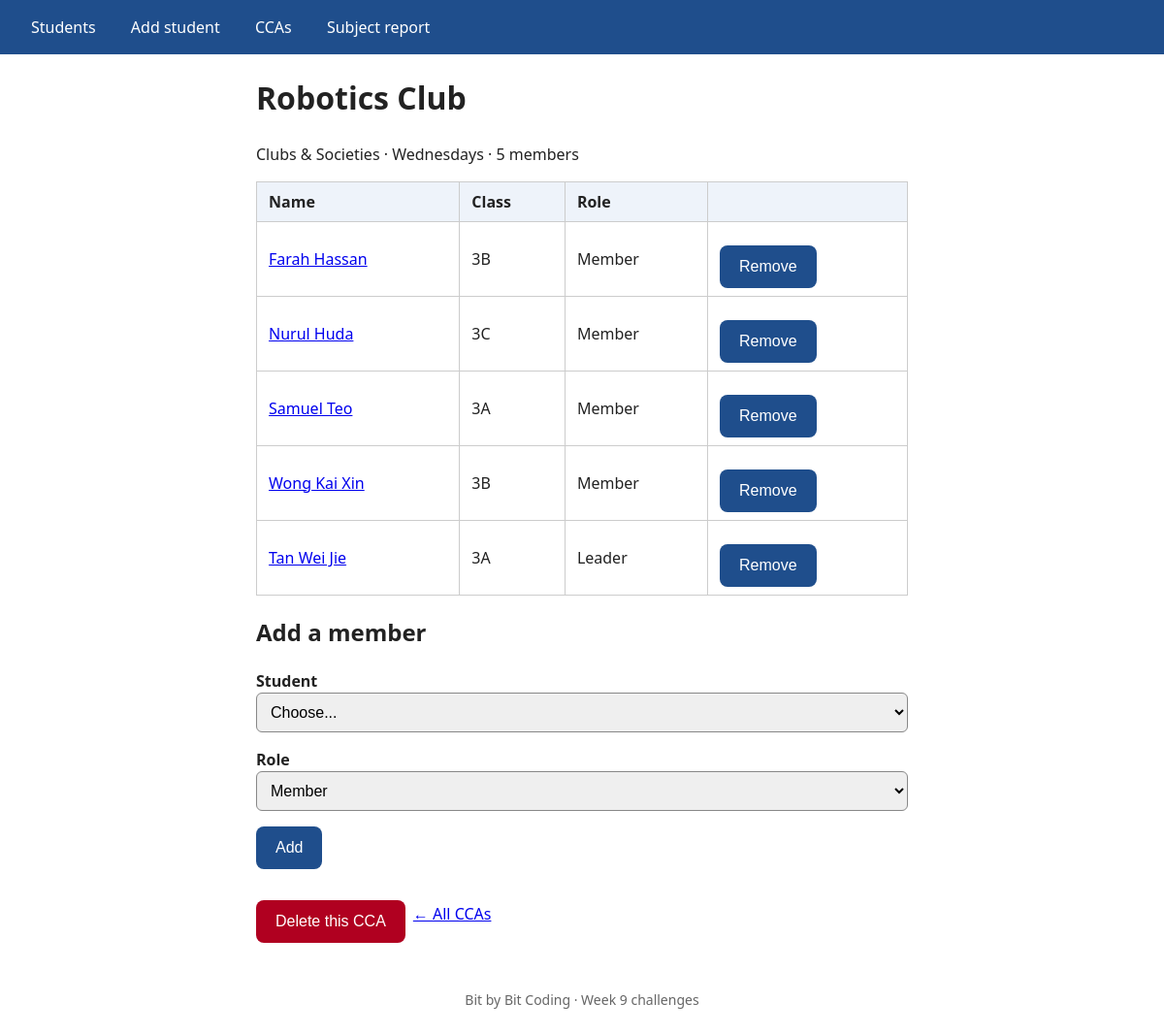
/ccas/1, run on the app's committed database.
### tables this page shows
CREATE TABLE ccas (
    cca_id      INTEGER PRIMARY KEY,
    name        TEXT NOT NULL UNIQUE,
    category    TEXT NOT NULL,
    day         TEXT NOT NULL
);

CREATE TABLE student_cca (
    student_id  INTEGER NOT NULL,
    cca_id      INTEGER NOT NULL,
    role        TEXT NOT NULL DEFAULT 'Member',
    PRIMARY KEY (student_id, cca_id),
    FOREIGN KEY (student_id) REFERENCES students (student_id),
    FOREIGN KEY (cca_id) REFERENCES ccas (cca_id)
);

CREATE TABLE students (
    student_id  INTEGER PRIMARY KEY,
    name        TEXT NOT NULL,
    class       TEXT NOT NULL,
    gender      TEXT NOT NULL CHECK (gender IN ('M', 'F')),
    dob         TEXT NOT NULL,           -- YYYY-MM-DD
    email       TEXT                     -- NULL if not provided
);

### week-09-flask-sqlite-crud/Answers/challenges-1-3-school/app.py (the view)
@app.route("/ccas/<int:cca_id>")
def cca(cca_id):
    db = get_db()
    c = get_cca_or_404(cca_id)
    members = db.execute("""
        SELECT s.student_id, s.name, s.class, sc.role
        FROM student_cca AS sc JOIN students AS s ON s.student_id = sc.student_id
        WHERE sc.cca_id = ? ORDER BY sc.role DESC, s.name
    """, (cca_id,)).fetchall()
    available = db.execute("""
        SELECT student_id, name, class FROM students
        WHERE student_id NOT IN (SELECT student_id FROM student_cca WHERE cca_id = ?)
        ORDER BY class, name
    """, (cca_id,)).fetchall()
    return render_template("cca.html", c=c, members=members, available=available, roles=ROLES)

### week-09-flask-sqlite-crud/Answers/challenges-1-3-school/app.py (called while the page is built)
def get_cca_or_404(cca_id):
    cca = get_db().execute("SELECT * FROM ccas WHERE cca_id = ?", (cca_id,)).fetchone()
    if cca is None:
        abort(404)
    return cca

### week-09-flask-sqlite-crud/Answers/challenges-1-3-school/db.py (called while the page is built)
def get_db():
    if "db" not in g:
        g.db = sqlite3.connect(current_app.config["DATABASE"])
        g.db.row_factory = sqlite3.Row            # rows behave like dictionaries: row["name"]
        g.db.execute("PRAGMA foreign_keys = ON")   # must be switched on for EVERY connection
    return g.db

### week-09-flask-sqlite-crud/Answers/challenges-1-3-school/templates/cca.html (shortened to what this page needs)
{% extends "base.html" %}
{% block content %}
<h1>{{ c.name }}</h1>
<p>{{ c.category }} · {{ c.day }}s · {{ members|length }} member{{ 's' if members|length != 1 }}</p>
{% if members %}
<table>
  <tr><th>Name</th><th>Class</th><th>Role</th><th></th></tr>
  {% for m in members %}
  <tr>
    <td><a href="{{ url_for('student', student_id=m.student_id) }}">{{ m.name }}</a></td>
    <td>{{ m['class'] }}</td><td>{{ m.role }}</td>
    <td><form method="post" action="{{ url_for('leave', cca_id=c.cca_id, student_id=m.student_id) }}"><button type="submit">Remove</button></form></td>
  </tr>
  {% endfor %}
</table>
{% else %}
<p class="muted">Nobody has joined yet.</p>
{% endif %}
<h2>Add a member</h2>
<form method="post" action="{{ url_for('join', cca_id=c.cca_id) }}">
  <label for="student_id">Student</label>
  <select id="student_id" name="student_id">
    <option value="">Choose...</option>
  </select>
  <label for="role">Role</label>
  <select id="role" name="role">{% for r in roles %}<option>{{ r }}</option>{% endfor %}</select>
  <button type="submit">Add</button>
</form>
<div class="actions">
  <form method="post" action="{{ url_for('delete_cca', cca_id=c.cca_id) }}"><button class="danger" type="submit">Delete this CCA</button></form>
  <a href="{{ url_for('ccas') }}">&larr; All CCAs</a>
</div>
{% endblock %}

### week-09-flask-sqlite-crud/Answers/challenges-1-3-school/static/style.css (style rules this page uses)
:root { --blue: #1f4e8c; --light: #eef3fa; --good: #e3f4e6; }
body { font-family: system-ui, sans-serif; font-size: 1rem; line-height: 1.5; margin: 0; color: #222; }
table { border-collapse: collapse; width: 100%; }
th, td { border: 1px solid #ccc; padding: 0.5rem 0.75rem; text-align: left; }
th { background: var(--light); }
label { display: block; margin-top: 1rem; font-weight: 600; }
input[type=text], input[type=search], select, textarea { font-size: 1rem; padding: 0.625rem; width: 100%; box-sizing: border-box; border: 1px solid #888; border-radius: 0.375rem; }
button { font-size: 1rem; padding: 0.75rem 1.25rem; margin-top: 1rem; background: var(--blue); color: white; border: 0; border-radius: 0.5rem; min-height: 44px; }
.danger { background: #b00020; }
.actions { display: flex; gap: 0.5rem; flex-wrap: wrap; align-items: center; margin-top: 1rem; }
.actions form { margin: 0; }

### data on the page
ccas: name "Robotics Club", category "Clubs & Societies", day "Wednesday"
student_cca: name "Farah Hassan", class "3B", role "Member"
student_cca: name "Nurul Huda", class "3C", role "Member"
student_cca: name "Samuel Teo", class "3A", role "Member"
student_cca: name "Wong Kai Xin", class "3B", role "Member"
student_cca: name "Tan Wei Jie", class "3A", role "Leader"

### other printed values
{{ members|length }} "5"
{{ 's' if members|length != 1 }} "s"
form field role "Member"
